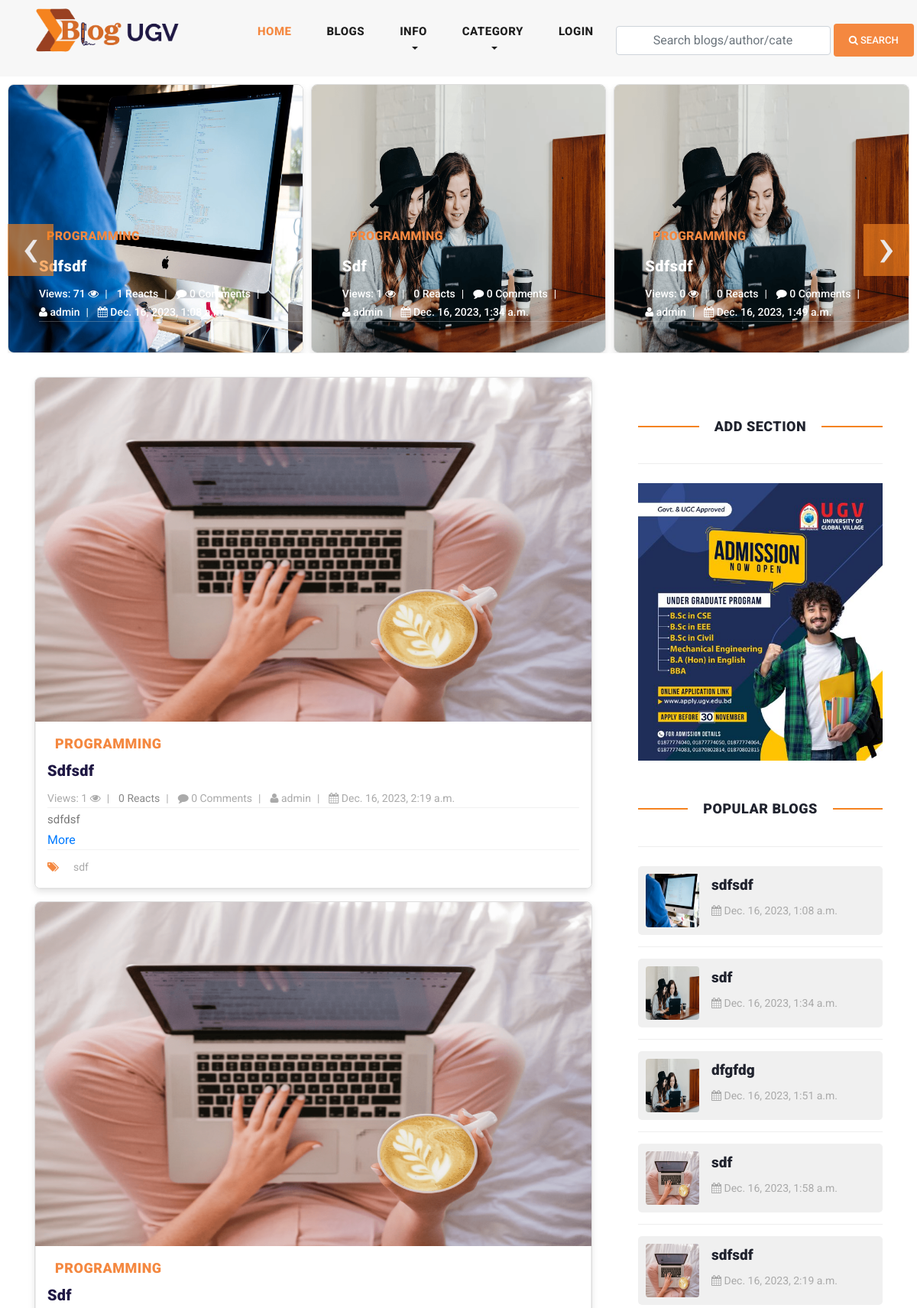
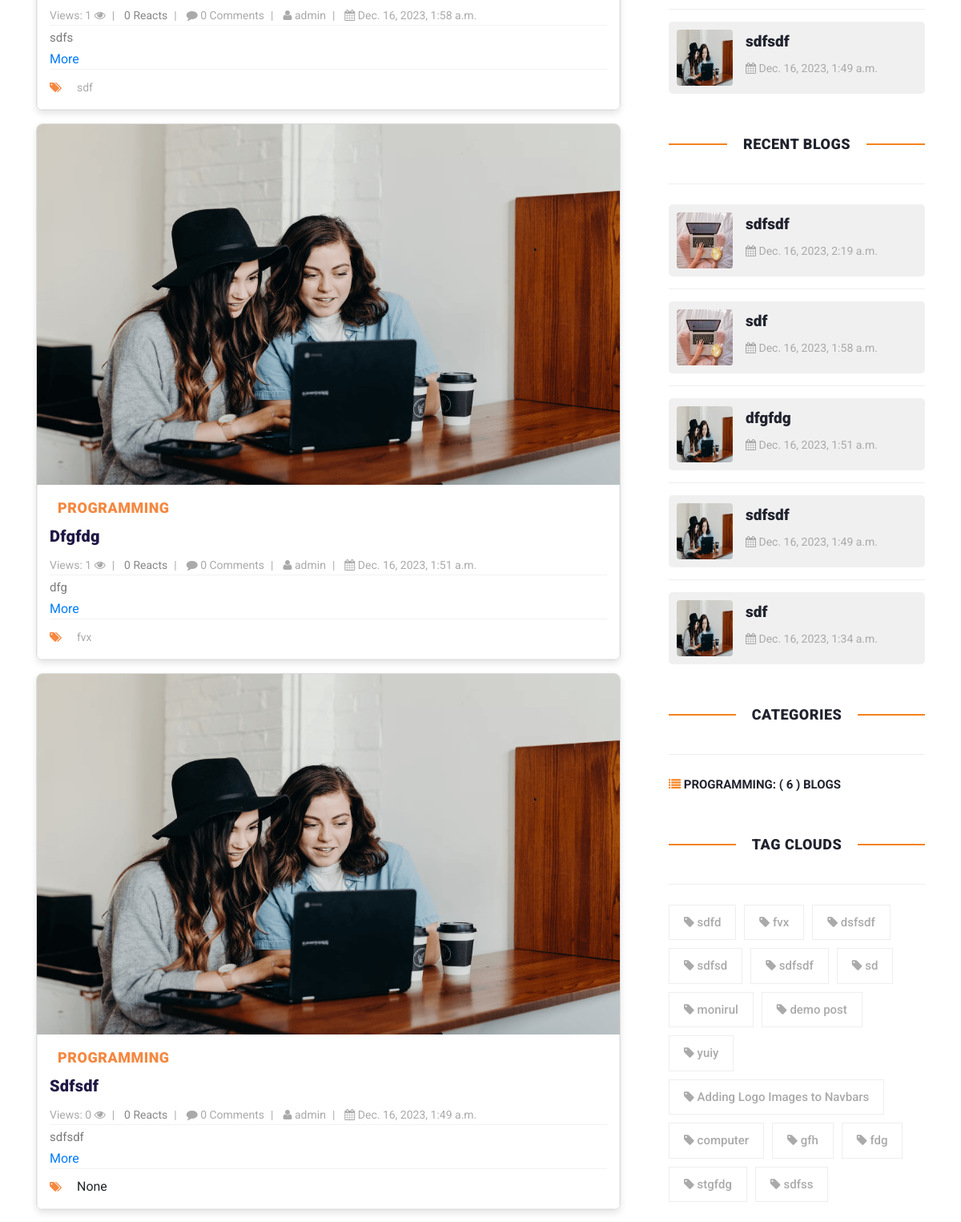
The page / (upper part) on the database its author committed (2 pictures, top to bottom).
### blog/models.py (models this page shows, shortened)
class Site(models.Model):
    header_logo = models.ImageField(upload_to="site_info")
    footer_logo = models.ImageField(upload_to="site_info")
    site_name = models.CharField(max_length=25)

class Blog(models.Model):
    user = models.ForeignKey(
        User,
        related_name='user_blogs',
        on_delete= models.CASCADE
    )
    category = models.ForeignKey(
        Category,
        related_name='category_blogs',
        on_delete=models.CASCADE
    )
    tags = models.ManyToManyField(
        Tag,
        related_name='tag_blogs',
        blank=True
    )
    likes = models.ManyToManyField(
        User,
        related_name='user_likes',
        blank=True
    )
    title = models.CharField(max_length=250)
    slug = models.SlugField(null=True, blank=True, unique=True)
    views = models.PositiveIntegerField(default=0)
    banner = models.ImageField(upload_to=UploadToPath('blog_banners'))
    description = RichTextField()
    created_date = models.DateTimeField(auto_now_add=True)

class Category(models.Model):
    title = models.CharField(max_length=150, unique=True)
    slug = models.SlugField(null=True, blank=True)
    created_date = models.DateTimeField(auto_now_add=True)
    def __str__(self):
        return self.title

class Tag(models.Model):
    title = models.CharField(max_length=150)
    slug = models.SlugField(null=True, blank=True)
    created_date = models.DateTimeField(auto_now_add=True)

class Ugv_Ad(models.Model):
    ad1_url = models.URLField(max_length=300, blank=True)
    ad1 = models.ImageField(upload_to="ad/", blank=True, null=True)
    ad2_url = models.URLField(max_length=300, blank=True)
    ad2 = models.ImageField(upload_to="ad/", blank=True, null=True)
    ad3_url = models.URLField(max_length=300, blank=True)
    ad3 = models.ImageField(upload_to="ad/", blank=True, null=True)
    ad4_url = models.URLField(max_length=300, blank=True)
    ad4 = models.ImageField(upload_to="ad/", blank=True, null=True)
    ad5_url = models.URLField(max_length=300, blank=True)
    ad5 = models.ImageField(upload_to="ad/", blank=True, null=True)
    ad6_url = models.URLField(max_length=300, blank=True)
    ad6 = models.ImageField(upload_to="ad/", blank=True, null=True)
    ad7_url = models.URLField(max_length=300, blank=True)
    ad7 = models.ImageField(upload_to="ad/", blank=True, null=True)
    ad8_url = models.URLField(max_length=300, blank=True)
    ad8 = models.ImageField(upload_to="ad/", blank=True, null=True)
    ad9_url = models.URLField(max_length=300, blank=True)
    ad9 = models.ImageField(upload_to="ad/", blank=True, null=True)
    ad10_url = models.URLField(max_length=300, blank=True)
    ad10 = models.ImageField(upload_to="ad/", blank=True, null=True)
    updated_date = models.DateTimeField(auto_now=True)

### user_profile/models.py (models this page shows, shortened)
class User(AbstractUser):
    email = models.EmailField(
        max_length = 150,
        unique = True,
        error_messages={
            'unique':"The email must be unique for create ",
        }
    )
    profile_image = models.ImageField(
        null = True,
        blank = True,
        upload_to=UploadToPath('users_images')
    )
    followers = models.ManyToManyField("Follow")
    REQUIRED_FIELDS = ["email"]
    objects = CustomUserManager()

### blog/views.py (the view)
# urls.py: path('', home, name = 'home'),
def home(request):
    blogs = Blog.objects.order_by('-created_date')
    most_liked = Blog.objects.order_by('-likes')[:15]
    populars = Blog.objects.order_by('-views')[:15]
    tags = Tag.objects.order_by('-created_date')[:15]
    context = {
        'blogs': blogs,
        'tags':tags,
        'populars': populars,
        'most_liked': most_liked,
    }
    return render(request, 'home.html',context)

### blog/templates/home.html (shortened to what this page needs)
{% extends 'base.html' %}
{% load static %}
{% block content %}
{% include 'banner.html' %}
<section class="blog-posts">
    <div class="container">
      <div class="row">
        <div class="col-lg-8 py-3">
          <div class="all-blog-posts">
            <div class="row">
              {% for blog in blogs|slice:"10"  %}
                <div class="col-lg-12 mb-3">
                  <div class="blog-card">
                    <div class="blog-thumb thumbnail">
                      <a href="{% url 'blog_details' blog.slug %}"><img class="zoom-on-hover" style="height: 450px;" src="{{blog.banner.url}}" alt="{{blog.title}}"></a>
                    </div>
                    <div class="down-content">
                      <span class="category-badge">{{blog.category}}</span>
                      <a href="{% url 'blog_details' blog.slug %}">
                        <h4 style="color: #1F1844">{{blog.title}}</h4>
                      </a>
                      <ul class="post-info">
                      <li><a href="javascript:void(0);"> Views: {{blog.views}} <i class="fa fa-eye" aria-hidden="true"></i></a></li>
                       <li id="like-count" >{{blog.likes.count}} Reacts</li>
                       <li><a href="{% url 'blog_details' blog.slug %}"><i class="fa fa-comment"></i> {{blog.blog_comments.all.count}} Comments</a></li>
                        <li><a href="{% url 'view_user_information' blog.user.username %}"><i class="fa fa-user"></i> {{blog.user.username}}</a></li>
                        <li><a href="javascript:void(0);"><i class="fa fa-calendar"></i> {{blog.created_date}}</a></li>
                      </ul>
                      <p>{{ blog.description|truncatewords:30|safe }} <a href="{% url 'blog_details' blog.slug %}">More</a></p>
                      <div class="post-options">
                        <div class="row">
                          <div class="col-6">
                            <ul class="post-tags">
                              <li><i class="fa fa-tags"></i></li>
                              {% if blog.tags.all.count > 0 %}
                                {% for tag in blog.tags.all %}
                                  <li><a href="{% url 'tag_blogs' tag.slug %}">{{tag.title}}</a></li>
                                {% endfor %}
                              {% else %}
                                None
                              {% endif %}
                            </ul>
                          </div>
                        </div>
                      </div>
                    </div>
                  </div>
                </div>
              {% endfor %}
            </div>
          </div>
        </div>
        {% include 'sidebar.html' %}
        </div>
    </div>
</section>
{% endblock content %}

### blog/templates/header.html (shortened to what this page needs)
{% load static %}
<header class="">
    <nav class="navbar navbar-expand-lg">
        <div class="container">
            {% for site_instance in site %}
            <a class="navbar-brand" href="{% url 'home'  %}"><img style="width: 250px; height: 75px;" src="{{site_instance.header_logo.url}}" alt=""></a>
            {% endfor %}
        <div class="collapse navbar-collapse" id="navbarResponsive">
            <ul class="navbar-nav ml-auto">
            <li class="nav-item {% if request.path == '/' %}active{% endif %}">
                <a class="nav-link" href="{% url 'home' %}">Home
                </a>
            </li>
            <li class="nav-item {% if request.path == '/blogs/' %}active{% endif %}">
                <a class="nav-link" href="{% url 'blogs' %}">Blogs</a>
            </li>
            <li class="nav-item dropdown {% if '/about/' in request.path %}active {% elif '/contact/' in request.path %}active{% endif %} ">
                <a class="nav-link dropdown-toggle" href="#" id="navbarDropdown" role="button" data-toggle="dropdown" aria-haspopup="true" aria-expanded="false">
                  Info
                </a>
            </li>
            <li class="nav-item dropdown {% if '/category_blogs/' in request.path %} active {% endif %}">
                <a class="nav-link dropdown-toggle" href="#" id="navbarDropdown" role="button" data-toggle="dropdown" aria-haspopup="true" aria-expanded="false">
                  Category
                </a>
            </li>
            <li>
                {% if request.user.is_authenticated %}
                <li class="nav-item dropdown {% if '/profile/' in request.path %}active {% elif '/user_notifications/' in request.path %}active {% elif '/wishlist/' in request.path %}active {% endif %} ">
                    <a class="nav-link dropdown-toggle" href="#" id="navbarDropdown" role="button" data-toggle="dropdown" aria-haspopup="true" aria-expanded="false">
                      {% if request.user.username %}
                      {{request.user.username}}
                      {% endif %}
                    </a>
                    <div class="dropdown-menu" aria-labelledby="navbarDropdown">
                      <a class="dropdown-item {% if '/profile/' in request.path %}active{% endif %}" href="{% url 'profile' %}"><i class="fa fa-user"></i> My Profile</a>
                      <a class="dropdown-item {% if '/user_notifications/' in request.path %}active{% endif %} " href="{% url 'user_notifications' %}"><i class="fa fa-bell"></i>
                        {% if unseen > 0 %}
                        Notifaction ({{unseen}})
                         {% else %}
                        Notification
                        {% endif %}
                        </a>
                      <a class="dropdown-item {% if '/wishlist/' in request.path %}active{% endif %}" href="{% url 'wishlist' %}"><i class="fa fa-bookmark"></i> Saved Blogs</a>
                      <a class="dropdown-item {% if '/deleted_blogs/' in request.path %}active{% endif %}" href="{% url 'deleted_blogs' %}"><i class="fa fa-trash"></i> Deleted Blogs</a>
                      <a class="dropdown-item" href="{% url 'logout' %}"><i class="fa fa-sign-out" aria-hidden="true"></i> Logout</a>
                    </div>
                </li>
                {% else %}
                <li class="nav-item
                {% if request.path == '/login/' %}active{% endif %}">
                    <a class="nav-link" href="{% url 'login' %}">LOGIN</a>
                </li>
                {% endif %}
            </li>
            </ul>
            <form class="form-inline d-flex flex-nowrap my-2 ml-auto search_form" action="{% url 'search_blogs' %}" method="GET" >
                <input class="form-control px-5" name="search" type="text" placeholder="Search blogs/author/category/tags "  required>
                <button class="btn btn-primary ml-1"><i class="fa fa-search"></i> Search</button>
            </form>
        </div>
        </div>
    </nav>
</header>

### blog/templates/banner.html (shortened to what this page needs)
{% load static %}
<div class="main-banner header-text">
  <div class="container-fluid">
    <div class="owl-banner owl-carousel">
      {% for blog in most_liked|slice:"20" %}
        <div class="item blog-card">
          <a href="{% url 'blog_details' blog.slug %}"><img  class="zoom-on-hover" style="height: 350px;" src="{{blog.banner.url}}" alt="{{blog.title}}"></a>
          <div class="item-content">
            <div class="main-content">
              <div class="meta-category category-badge">
                <span>{{blog.category}}</span>
              </div>
              <a href="{% url 'blog_details' blog.slug %}">
                <h4 >{{blog.title}}</h4>
              </a>
              <ul class="post-info">
                <li><a href="javascript:void(0);"> Views: {{blog.views}} <i class="fa fa-eye" aria-hidden="true"></i></a></li>
                <li id="like-count"><a href="javascript:void(0);">{{blog.likes.count}} Reacts</a></li>
                <li><a href="{% url 'blog_details' blog.slug %}"><i class="fa fa-comment"></i> {{blog.blog_comments.all.count}} Comments</a></li>
                <li><a href="{% url 'view_user_information' blog.user.username %}"><i class="fa fa-user"></i> {{blog.user.username}}</a></li>
                <li><a href="javascript:void(0);"><i class="fa fa-calendar"></i> {{blog.created_date}}</a></li>
              </ul>
            </div>
          </div>
        </div>
      {% endfor %}
    </div>
  </div>
</div>

### blog/templates/sidebar.html (shortened to what this page needs)
{% load static %}
<div class="col-lg-4 py-3">
    <div class="sidebar">
      <div class="row">
        <div class="col-lg-12">
      </div>
        <div class="col-lg-12">
          <div class="sidebar-item categories">
            <div class="sidebar-heading seven">
              <h2>Add section</h2>
            </div>
            <div class="content " style="text-transform: uppercase;">
            {% for ad in latest_ad %}
              <a target="_blank" href="{{ad.ad1_url}}"><img  style="width: 100%;" src="{{ad.ad1.url}}" alt=""></a>
            {% endfor %}
            </div>
          </div>
        </div>
        <div class="col-lg-12">
          <div class="sidebar-item recent-posts">
            <div class="sidebar-heading seven">
              <h2>Popular Blogs</h2>
            </div>
            <div class="content">
              <ul>
                {% for blog in populars|slice:"15" %}
                  <li>
                    <a href="{% url 'blog_details' blog.slug %}">
                      <div class="media thumbnail-container">
                        <img class="mr-3 thumbnail-img" src="{{blog.banner.url}}" alt="{{blog.title}}" style="width: 70px; height: 70px;">
                        <div class="media-body">
                          <h5 class="mt-0">{{blog.title|truncatechars:30}}</h5>
                          <span><i class="fa fa-calendar"></i> {{blog.created_date}}</span>
                        </div>
                      </div>
                    </a>
                  </li>
                {% endfor %}
              </ul>
            </div>
          </div>
        </div>
        <div class="col-lg-12">
          <div class="sidebar-item recent-posts">
            <div class="sidebar-heading seven">
              <h2>Recent Blogs</h2>
            </div>
            <div class="content">
              <ul>
                {% for blog in blogs|slice:"5" %}
                  <li>
                    <a href="{% url 'blog_details' blog.slug %}">
                      <div class="media thumbnail-container">
                        <img class="mr-3 thumbnail-img" src="{{blog.banner.url}}" alt="{{blog.title}}" style="width: 70px; height: 70px;">
                        <div class="media-body">
                          <h5 class="mt-0">{{blog.title|truncatechars:30}}</h5>
                          <span><i class="fa fa-calendar"></i> {{blog.created_date}}</span>
                        </div>
                      </div>
                    </a>
                  </li>
                {% endfor %}
              </ul>
            </div>
          </div>
        </div>
        <div class="col-lg-12">
          <div class="sidebar-item categories">
            <div class="sidebar-heading seven">
              <h2>Categories</h2>
            </div>
            <div class="content " style="text-transform: uppercase;">
              <ul>
                {% for category_count in category_counts %}
                <li>
                <a href="{% url 'category_blogs' category_count.category.slug %}">
                <i class="fa fa-list fa-xs" style="color: #f5831f;"></i>
                {{ category_count.category.title }}: ( {{ category_count.blog_count }} ) blogs
                </a>
                </li>
                {% endfor %}
              </ul>
            </div>
          </div>
        </div>
        <div class="col-lg-12">
          <div class="sidebar-item tags">
            <div class="sidebar-heading seven">
              <h2>Tag Clouds</h2>
            </div>
            <div class="content">
              <ul>
              {% for tag in tags %}
                <li><a class="tag-cloud" href="{% url 'tag_blogs' tag.slug %}"><i class="fa fa-tag"></i> {{tag.title}}</a></li>
              {% endfor %}
             </ul>
            </div>
          </div>
        </div>
        <div class="col-lg-12 mb-5">
        </div>
</div>

### rows shown on the page
Site: header_logo (picture)
Blog: banner (picture), category "PROGRAMMING", title "Sdfsdf", views "71", likes.count "1", blog_comments.all.count "0", user.username "admin", created_date "Dec. 16, 2023, 1:08 a.m.", title "sdfsdf"
Blog: banner (picture), category "PROGRAMMING", title "Sdf", views "1", likes.count "0", blog_comments.all.count "0", user.username "admin", created_date "Dec. 16, 2023, 1:34 a.m.", title "sdf"
Blog: banner (picture), category "PROGRAMMING", title "Sdfsdf", views "0", likes.count "0", blog_comments.all.count "0", user.username "admin", created_date "Dec. 16, 2023, 1:49 a.m.", description "sdfsdf", shows "None", title "sdfsdf"
Blog: banner (picture), category "PROGRAMMING", title "Sdfsdf", views "1", likes.count "0", blog_comments.all.count "0", user.username "admin", created_date "Dec. 16, 2023, 2:19 a.m.", description "sdfdsf", title "sdfsdf"
Tag: title "sdf"
Blog: banner (picture), category "PROGRAMMING", title "Sdf", views "1", likes.count "0", blog_comments.all.count "0", user.username "admin", created_date "Dec. 16, 2023, 1:58 a.m.", description "sdfs", title "sdf"
Blog: banner (picture), category "PROGRAMMING", title "Dfgfdg", views "1", likes.count "0", blog_comments.all.count "0", user.username "admin", created_date "Dec. 16, 2023, 1:51 a.m.", description "dfg", title "dfgfdg"
Tag: title "fvx"
Ugv_Ad: ad1 (picture)
Category: category "PROGRAMMING", blog_count "6"
Tag: title "sdfd"
Tag: title "dsfsdf"
Tag: title "sdfsd"
Tag: title "sdfsdf"
Tag: title "sd"
Tag: title "monirul"
Tag: title "demo post"
Tag: title "yuiy"
Tag: title "Adding Logo Images to Navbars"
Tag: title "computer"
Tag: title "gfh"
Tag: title "fdg"
Tag: title "stgfdg"
Tag: title "sdfss"
